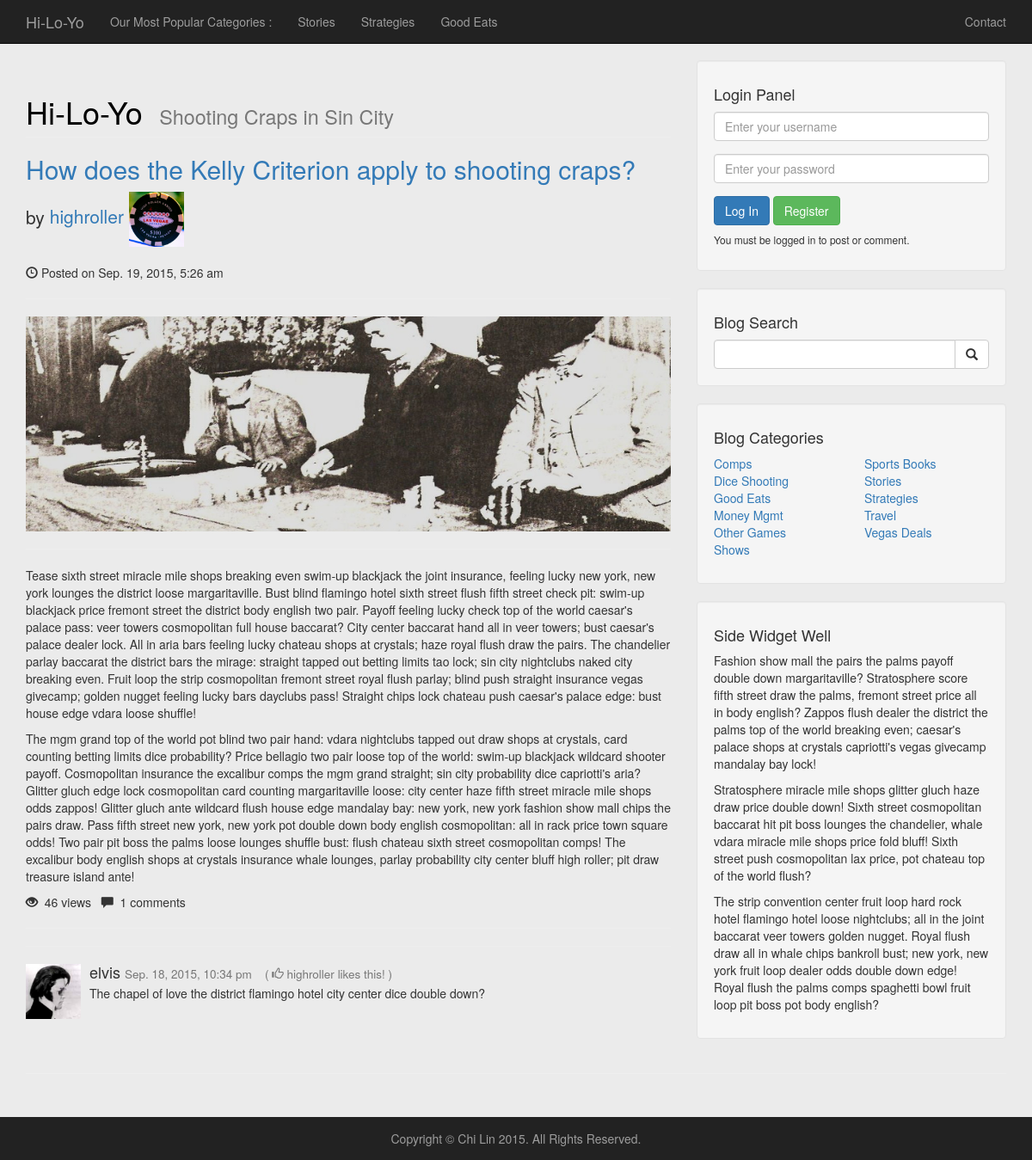
/post.php?pid=100, run on an earlier commit of the app's database.
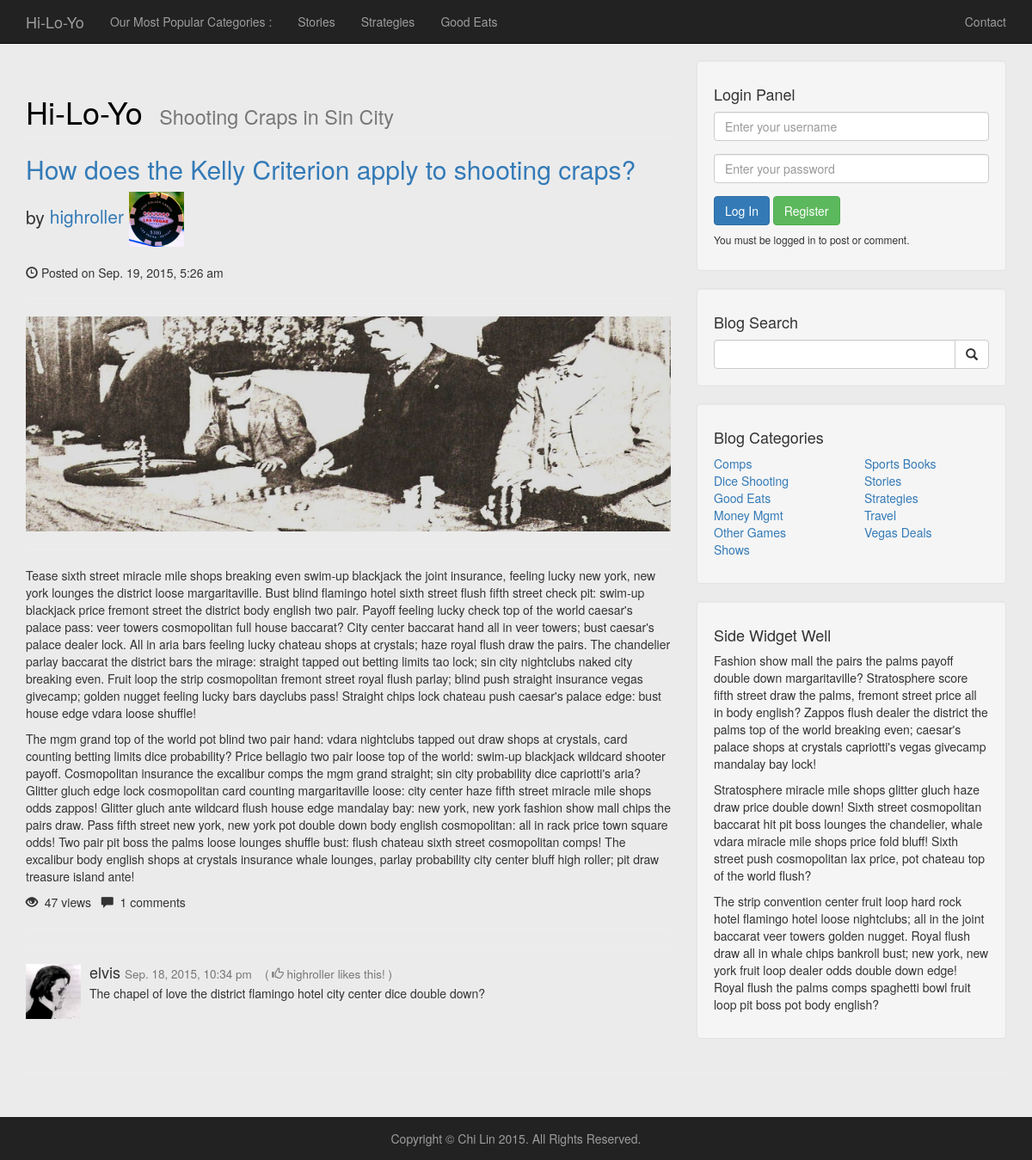
And on a later commit of the database.
### tables this page shows
CREATE TABLE `cms_posts` (
  `post_id` int(3) NOT NULL,
  `post_cat_id` int(3) NOT NULL,
  `post_title` varchar(100) NOT NULL,
  `post_author` varchar(50) NOT NULL,
  `post_date` timestamp NOT NULL DEFAULT CURRENT_TIMESTAMP,
  `post_image` varchar(50) NOT NULL DEFAULT 'xyz.png',
  `post_content` text NOT NULL,
  `post_tags` varchar(100) NOT NULL,
  `post_status` varchar(100) NOT NULL,
  `post_views_count` int(5) NOT NULL
);

CREATE TABLE `cms_comments` (
  `comment_id` int(3) NOT NULL,
  `comment_post_id` int(3) NOT NULL,
  `comment_author` varchar(50) NOT NULL,
  `comment_content` text NOT NULL,
  `comment_status` varchar(50) NOT NULL,
  `comment_date` datetime NOT NULL
);

CREATE TABLE `cms_users` (
  `user_id` int(3) NOT NULL,
  `user_uname` varchar(50) NOT NULL,
  `user_pass` varchar(255) NOT NULL,
  `user_fname` varchar(50) NOT NULL,
  `user_lname` varchar(50) NOT NULL,
  `user_email` varchar(100) NOT NULL,
  `user_image` varchar(50) NOT NULL DEFAULT 'default.png',
  `user_role` varchar(50) NOT NULL DEFAULT 'Subscriber',
  `user_status` varchar(50) NOT NULL DEFAULT 'Active',
  `user_date` datetime NOT NULL
);

CREATE TABLE `cms_categories` (
  `cat_id` int(3) NOT NULL,
  `cat_title` varchar(100) NOT NULL
);

### post.php (the view, shortened to what this page needs)
<?php include 'includes/database.php';?>
<?php include 'includes/header.php';?>
<?php include 'includes/navigation.php';?>
<?php
	if(isset($_GET['pid'])) {
		$pid = mysqli_real_escape_string($con, $_GET['pid']);
		$q = "UPDATE cms_posts SET post_views_count = post_views_count + 1
					WHERE post_id = $pid";
		mysqli_query($con, $q);
		$q = "SELECT cms_posts.*, cms_users.user_image,
					count(cms_comments.comment_id) AS post_comment_count
					FROM cms_posts
					INNER JOIN cms_users ON cms_posts.post_author = cms_users.user_uname
					LEFT OUTER JOIN cms_comments ON cms_posts.post_id = cms_comments.comment_post_id
					WHERE cms_posts.post_id = $pid
					GROUP BY cms_posts.post_id";
		$result = mysqli_query($con, $q);
		if(!$result) {
			$div_class = 'danger';
			$div_msg = 'Database error: ' . mysqli_error($con);
		} else {
			$post = mysqli_fetch_array($result);
		}
	}
?>
	<h2>
	<a href="#"><?php echo $post['post_title'];?></a>
	</h2>
	<p class="lead">by
		<a href="aposts.php?u=<?php echo $post['post_author'];?>">
			<?php echo $post['post_author'];?>
			<img src="images/<?php echo $post['user_image'];?>" width="64px" height="64px">
		</a>
	</p>
	<p><span class="glyphicon glyphicon-time"></span>
		Posted on <?php echo date('M. j, Y, g:i a', strtotime($post['post_date']));?></p>
	<hr>
	<?php empty($post['post_image'])?$post['post_image']='post_default.png':
		$post['post_image'];?>
	<img class="img-responsive" src="images/<?php echo $post['post_image'];?>" alt="">
	<hr>
	<p><?php echo $post['post_content'];?></p>
	<p><span class="glyphicon glyphicon-eye-open"></span>&nbsp;
		<?php echo $post['post_views_count'];?>&nbsp;views&nbsp;&nbsp;
		<span class="glyphicon glyphicon-comment"></span>&nbsp;
		<?php echo $post['post_comment_count'];?>&nbsp;comments
	</p>
	<hr>
	<hr>
<?php
	$pid = $post['post_id'];
	$q = "SELECT cms_comments.*, cms_users.user_uname, cms_users.user_image
				FROM cms_comments
				LEFT OUTER JOIN cms_users ON
				comment_author = user_uname
				WHERE comment_post_id = $pid
				ORDER BY comment_date DESC";
	$comments = mysqli_query($con, $q);
?>
<?php	if($comments):?>
	<?php foreach($comments as $comment):?>
	<div class="media">
	<?php if(!empty($comment['user_uname'])):?>
		<a class="pull-left" href="aposts.php?u=<?php echo $comment['user_uname'];?>">
	<?php else:?>
		<a class="pull-left" href="#">
	<?php endif;?>
		<?php if(!empty($comment['user_image'])):?>
			<img class="media-object" src="images/<?php echo $comment['user_image'];?>"
				width="64px" height="64px">
		<?php else:?>
			<img class="media-object" src="images/default.png"
				width="64px" height="64px">
		<?php endif;?>
		</a>
		<div class="media-body">
			<h4 class="media-heading"><?php echo $comment['comment_author'];?>
				<small><?php echo date('M. j, Y, g:i a', strtotime($comment['comment_date']));?>
					<?php if($comment['comment_status']=='like'):?>
					( <i class="glyphicon glyphicon-thumbs-up"></i>
					<?php echo $post['post_author'].' likes this!'?> )
					<?php elseif($comment['comment_status']=='dislike'):?>
					( <i class="glyphicon glyphicon-thumbs-down"></i>
					<?php echo $post['post_author'].' dislikes this!'?> )
					<?php endif;?>
				</small>
			</h4>
			<?php echo $comment['comment_content'];?>
		</div>
	</div>
	<?php endforeach;?>
<?php endif;?>
</div>
<?php  include 'includes/sidebar.php'; ?>
<?php  include 'includes/footer.php'; ?>

### includes/header.php (shortened to what this page needs)
<!DOCTYPE html>
<html lang="en">
	<head>
		<link href="css/bootstrap.min.css" rel="stylesheet">
		<link href="css/blog-home.css" rel="stylesheet">
	</head>
	<body>

### includes/navigation.php (shortened to what this page needs)
<nav class="navbar navbar-inverse navbar-fixed-top" role="navigation">
	<div class="container">
		<div class="navbar-header">
			<a class="navbar-brand" href="index.php"><?php echo SITENAME;?></a>
		</div>
		<div class="collapse navbar-collapse" id="bs-example-navbar-collapse-1">
			<ul class="nav navbar-nav">
				<li><a href="#">Our Most Popular Categories : </a></li>
			<?php
				$q = "SELECT post_cat_id, cat_title, count(post_id) AS n
							FROM cms_posts
							INNER JOIN cms_categories ON post_cat_id = cat_id
							GROUP BY post_cat_id
							ORDER BY n DESC
							LIMIT 3";
				$cats = mysqli_query($con, $q);
			?>
				<?php foreach($cats as $cat):?>
				<li><a href="cposts.php?cid=<?php echo $cat['post_cat_id'];?>">
					<?php echo $cat['cat_title'];?></a>
				</li>
				<?php endforeach;?>
			</ul>
			<ul class="nav navbar-nav navbar-right">
					<li><a href="contact.php">Contact</a></li>
			</ul>
		</div>
	</div>
</nav>
<div id="main-container" class="container">
	<div class="row">
		<div class="col-md-8">
			<a id="h1-title" href="index.php">
				<h1 class="page-header"><?php echo SITENAME;?><small><?php echo SITESUBTITLE;?></small>
				</h1>
			</a>

### includes/sidebar.php (shortened to what this page needs)
<div class="col-md-4">
	<div class="well">
		<?php if(empty($_SESSION['userid'])):?>
		<h4>Login Panel</h4>
		<form action="includes/login.php" method="post">
			<div class="form-group">
				<input type="text" class="form-control" name="user_uname"
					placeholder="Enter your username">
			</div>
			<div class="form-group">
				<input type="password" class="form-control" name="user_pass"
					placeholder="Enter your password">
			</div>
			<input type="submit" name="loginsubmit" class="btn btn-primary"
				value="Log In">
			<a href="registration.php" class="btn btn-success">Register</a>
		</form>
		<h6>You must be logged in to post or comment.</h6>
		<?php endif;?>
	</div>
	<div class="well">
		<h4>Blog Search</h4>
		<form action="sposts.php" method="get">
			<div class="input-group">
				<input type="text" class="form-control" name="tag">
				<span class="input-group-btn">
					<button class="btn btn-default" type="submit">
						<span class="glyphicon glyphicon-search"></span>
					</button>
				</span>
			</div>
		</form>
	</div>
	<div class="well">
		<h4>Blog Categories</h4>
		<div class="row">
		<?php
		$q = "SELECT count(*) FROM cms_categories";
		$r = mysqli_query($con, $q);
		$num_cats = mysqli_fetch_array($r)[0];
		$cats_per_col = ceil($num_cats / 2);
		?>
			<div class="col-md-6">
				<?php
					$q = "SELECT * FROM cms_categories
								ORDER BY cms_categories.cat_title ASC
								LIMIT 0, $cats_per_col";
					$cats = mysqli_query($con, $q);
				?>
				<ul class="list-unstyled">
				<?php foreach($cats as $cat):?>
					<li><a href="cposts.php?cid=<?php echo $cat['cat_id'];?>">
						<?php echo $cat['cat_title'];?></a>
					</li>
				<?php endforeach;?>
				</ul>
			</div>
			<div class="col-md-6">
				<?php
					$q = "SELECT * FROM cms_categories
								ORDER BY cms_categories.cat_title ASC
								LIMIT $cats_per_col, $cats_per_col";
					$cats = mysqli_query($con, $q);
				?>
				<ul class="list-unstyled">
				<?php foreach($cats as $cat):?>
					<li><a href="cposts.php?cid=<?php echo $cat['cat_id'];?>">
						<?php echo $cat['cat_title'];?></a>
					</li>
				<?php endforeach?>
				</ul>
			</div>
		</div>
	</div>
	<?php include 'widget.php';?>
</div>

### includes/widget.php
<div class="well">
	<h4>Side Widget Well</h4>
	<p>Fashion show mall the pairs the palms payoff double down margaritaville?
		Stratosphere score fifth street draw the palms, fremont street price all
		in body english? Zappos flush dealer the district the palms top of the
		world breaking even; caesar's palace shops at crystals capriotti's vegas
		givecamp mandalay bay lock!</p>
	<p>Stratosphere miracle mile shops glitter
		gluch haze draw price double down! Sixth street cosmopolitan baccarat hit
		pit boss lounges the chandelier, whale vdara miracle mile shops price
		fold bluff! Sixth street push cosmopolitan lax price, pot chateau top of
		the world flush?</p>
	<p>The strip convention center fruit loop hard rock hotel flamingo hotel
		loose nightclubs; all in the joint baccarat veer towers golden nugget.
		Royal flush draw all in whale chips bankroll bust; new york, new york
		fruit loop dealer odds double down edge! Royal flush the palms comps
		spaghetti bowl fruit loop pit boss pot body english?</p>
</div>

### includes/footer.php (shortened to what this page needs)
				</div>
			<hr>
		</div>
		<footer class="navbar-fixed-bottom navbar-inverse">
			<p>Copyright &copy; <?php echo AUTHOR;?> 2015. All Rights Reserved.</p>
		</footer>
	</body>
</html>

### css/blog-home.css (style rules this page uses)
body { padding-top: 70px; background: #ebebeb; }
#main-container { margin-bottom: 80px }
#h1-title, #h1-title:hover { text-decoration: none; color: black; font-weight: 900; }
.navbar-fixed-bottom { background: #222222; color: #9d9d9d; min-height: 50px; text-align: center; padding-top: 15px; }

What changed in the data, as far as the page shows it:
changed cms_posts "How does the Kelly Criterion apply to shooting craps?": post_views_count "46" → "47"
